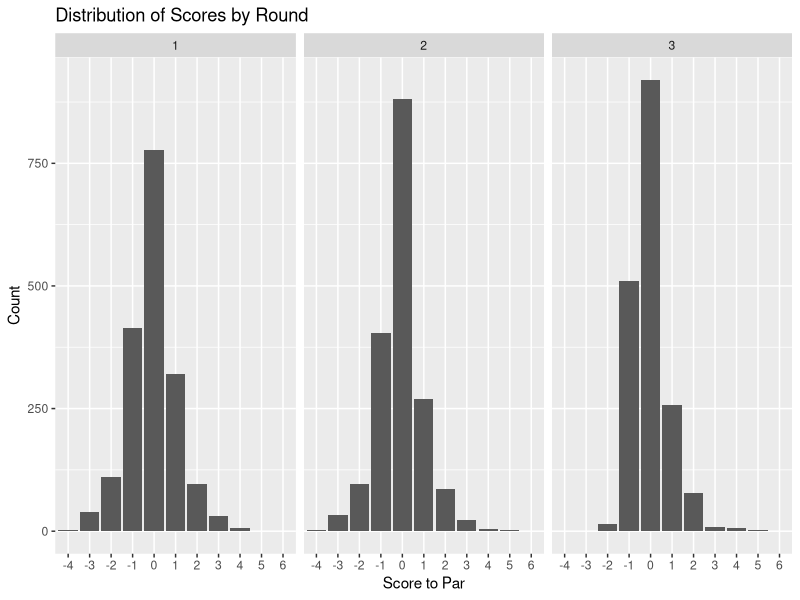
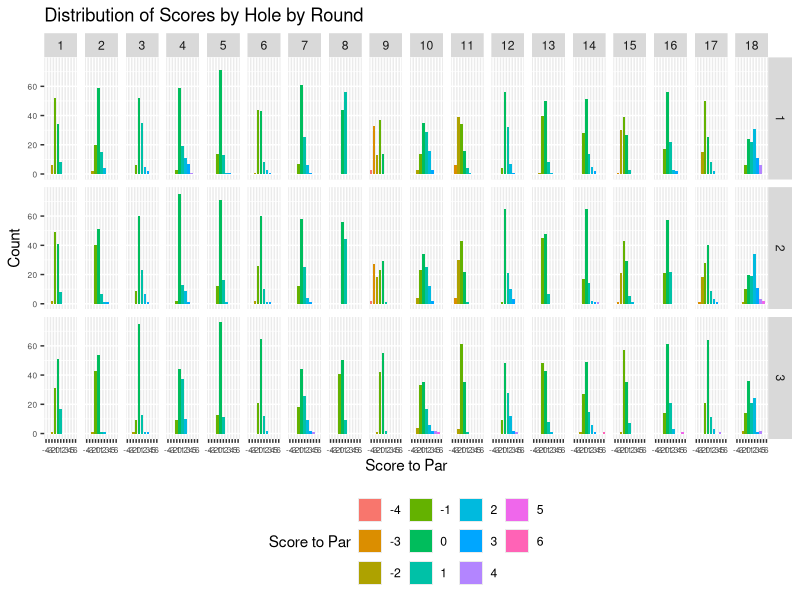
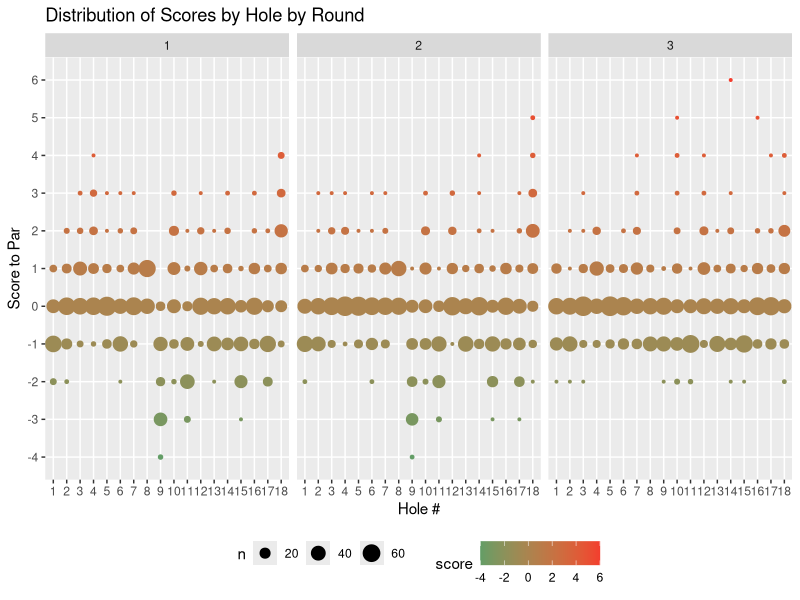

Write R code to recreate these figures, in order.
## ---- chunk 1
knitr::opts_chunk$set(echo = F)
knitr::opts_chunk$set(warning = F)
knitr::opts_chunk$set(message = F)
knitr::opts_chunk$set(out.width = '100%')
library(tidyverse)
library(knitr)
library(kableExtra)

# Read data
scores <- read_csv("../../rdata/footgolf/french-open/french-open-scores.csv", col_types = c("ciiiiii"), col_names = T)
## ---- chunk 2
scores %>% 
          group_by(hole, par, yds) %>% 
          summarize(avg.score = format(round(mean(strokes), 3), nsmall = 3), 
                    better = sum(score < -2), 
                    eagles = sum(score == -2), 
                    birdies = sum(score == -1), 
                    pars = sum(score == 0), 
                    bogeys = sum(score == 1), 
                    doubles = sum(score == 2), 
                    worse = sum(score > 2), 
                    par.avg = cell_spec(format(round(mean(score), 3), nsmall = 3), 
                                        color = ifelse(format(round(mean(score), 3), nsmall = 3) > 0, "red", "green"))) %>%
    kable(escape = F, format = 'html') %>%
    kable_styling(bootstrap_options = c("striped", "hover", "condensed", "responsive"))
## ---- chunk 3
scores %>% 
    filter(round == 1) %>%
          group_by(hole, par, yds) %>% 
          summarize(avg.score = format(round(mean(strokes), 3), nsmall = 3), 
                    better = sum(score < -2), 
                    eagles = sum(score == -2), 
                    birdies = sum(score == -1), 
                    pars = sum(score == 0), 
                    bogeys = sum(score == 1), 
                    doubles = sum(score == 2), 
                    worse = sum(score > 2), 
                    par.avg = cell_spec(format(round(mean(score), 3), nsmall = 3), 
                                        color = ifelse(format(round(mean(score), 3), nsmall = 3) > 0, "red", "green"))) %>%
    kable(escape = F, format = 'html') %>%
    kable_styling(bootstrap_options = c("striped", "hover", "condensed", "responsive"))
## ---- chunk 4
scores %>% 
    filter(round == 2) %>%
          group_by(hole, par, yds) %>% 
          summarize(avg.score = format(round(mean(strokes), 3), nsmall = 3), 
                    better = sum(score < -2), 
                    eagles = sum(score == -2), 
                    birdies = sum(score == -1), 
                    pars = sum(score == 0), 
                    bogeys = sum(score == 1), 
                    doubles = sum(score == 2), 
                    worse = sum(score > 2), 
                    par.avg = cell_spec(format(round(mean(score), 3), nsmall = 3), 
                                        color = ifelse(format(round(mean(score), 3), nsmall = 3) > 0, "red", "green"))) %>%
    kable(escape = F, format = 'html') %>%
    kable_styling(bootstrap_options = c("striped", "hover", "condensed", "responsive"))
## ---- chunk 5
scores %>% 
    filter(round == 3) %>%
          group_by(hole, par, yds) %>% 
          summarize(avg.score = format(round(mean(strokes), 3), nsmall = 3), 
                    better = sum(score < -2), 
                    eagles = sum(score == -2), 
                    birdies = sum(score == -1), 
                    pars = sum(score == 0), 
                    bogeys = sum(score == 1), 
                    doubles = sum(score == 2), 
                    worse = sum(score > 2), 
                    par.avg = cell_spec(format(round(mean(score), 3), nsmall = 3), 
                                        color = ifelse(format(round(mean(score), 3), nsmall = 3) > 0, "red", "green"))) %>%
    kable(escape = F, format = 'html') %>%
    kable_styling(bootstrap_options = c("striped", "hover", "condensed", "responsive"))
## ---- chunk 6
ggplot(scores, aes(factor(score))) + 
    geom_bar() +
    facet_grid(. ~ round) +
    labs(x = "Score to Par", y = "Count") +
    ggtitle("Distribution of Scores by Round")


ggplot(scores, aes(factor(score), fill=factor(score))) + 
    geom_bar() +
    theme(axis.text = element_text(size=6)) +
    facet_grid(round ~ hole) +
    labs(x = "Score to Par", y = "Count") +
    ggtitle("Distribution of Scores by Hole by Round") + 
    theme(legend.position="bottom", legend.direction="horizontal") + 
    guides(fill=guide_legend(title="Score to Par"))


ggplot(scores, aes(x=factor(hole), y=factor(score))) + 
    geom_count(aes(color=score)) + 
    scale_size_area() + 
    scale_color_gradient(low = '#639D66', high = '#F33E2E') + 
    facet_grid(. ~ round) + 
    labs(x = "Hole #", y = "Score to Par") +
    ggtitle("Distribution of Scores by Hole by Round") + 
    theme(legend.position="bottom", legend.direction="horizontal")
